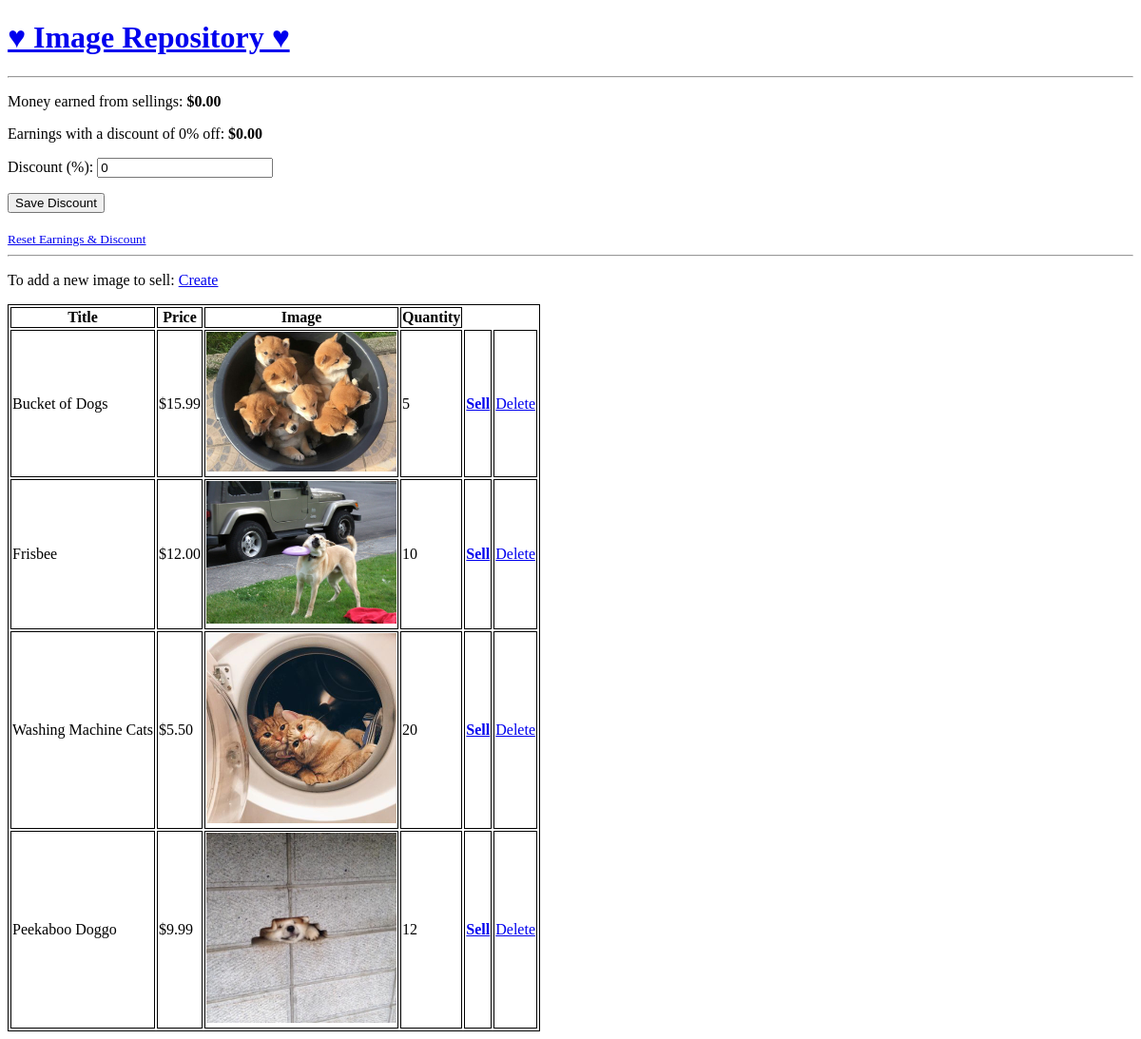
Before: / with the older database file.
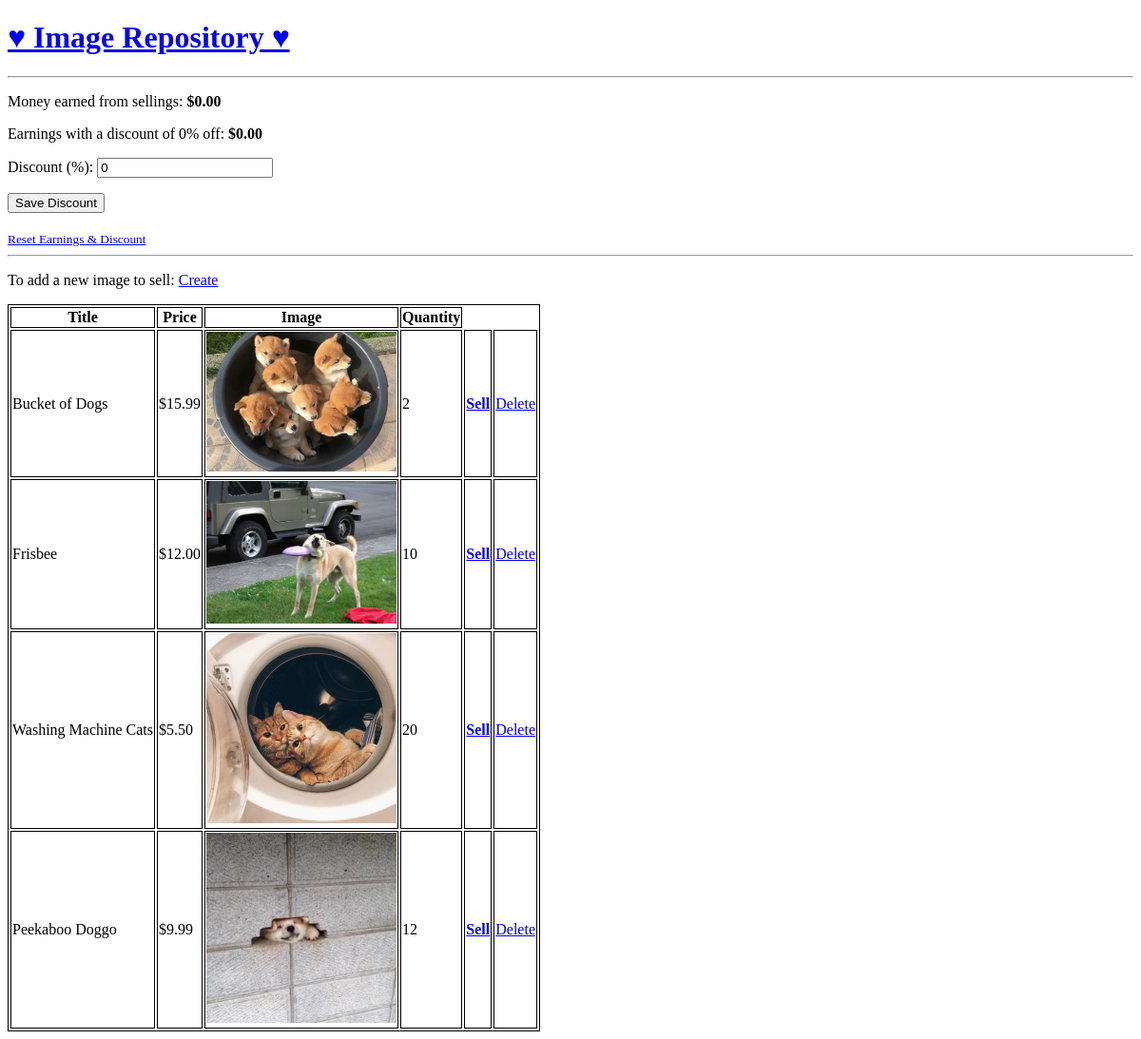
After: the same page with the newer database file.
### items/models.py (models this page shows)
class Money(models.Model):
    total = models.DecimalField(decimal_places=2, max_digits=100, default=0)
    discount = models.IntegerField(default=0)

class Images(models.Model):
    title = models.CharField(max_length=100)
    quantity = models.IntegerField()
    price = models.DecimalField(decimal_places=2, max_digits=100)
    image = models.ImageField(null=True, blank=True)
    @property
    def imageURL(self):
        try:
            url = './static' + self.image.url
        except:
            url = ''
        return url
    @property
    def get_delete_url(self):
        return f"/delete/{self.id}/"
    @property
    def get_sell_url(self):
        return f"/sell/{self.id}/"

### items/views.py (the view)
# urls.py: path('', home_view, name='home'),
def home_view(request):
    queryset = Images.objects.all()
    money = Money.objects.get(id=1)
    form = DiscountForm(request.POST or None, instance=money)
    discount_total = float(money.total) * (1 - (float(money.discount) * 0.01))
    if form.is_valid():
        form.save()
        return redirect(reverse('home'))
    context = {
        "object_list": queryset,
        "money": money,
        "discount_total": discount_total,
        "form": form
    }
    return render(request, "home.html", context)

### items/forms.py (shortened to what this page needs)
class DiscountForm(forms.ModelForm):
    discount = forms.IntegerField(
        label='Discount (%)'
    )
    class Meta:
        model = Money
        fields = [
            'discount'
        ]

### templates/home.html (shortened to what this page needs)
{% extends 'base.html' %}
{% load static %}
{% block content %}
<p>Money earned from sellings: <strong>${{ money.total }}</strong> </p>
<p>Earnings with a discount of {{ money.discount }}% off: <strong>${{ discount_total|floatformat:2 }}</strong> </p>
<form method='POST' action='.' enctype='multipart/form-data'>
    {{ form.as_p }}
    <input type='submit' value='Save Discount'>
</form>
<br>
<small><a href="{% url 'reset' %}">Reset Earnings & Discount</a></small>
<hr>
<p>To add a new image to sell: <a href="{% url 'create' %}">Create</a></p>
<table>
    <tr>
        <th>Title</th>
        <th>Price</th>
        <th>Image</th>
        <th>Quantity</th>
    </tr>
    {% for instance in object_list %}
    <tr>
        <td>{{ instance.title }}</td>
        <td>${{ instance.price }}</td>
        <td><img src="{{ instance.imageURL }}" style="width:200px"></td>
        <td>{{ instance.quantity }}</td>
        <td><strong><a href="{{ instance.get_sell_url }}">Sell</a></strong></td>
        <td><a href="{{ instance.get_delete_url }}">Delete</a></td>
    </tr>
    {% endfor %}
</table>
{% endblock %}

### templates/base.html (shortened to what this page needs)
<!DOCTYPE html>
<html>
    <head>
    </head>
    <h1><a href="{% url 'home' %}">&hearts; Image Repository &hearts;</a></h1>
    <hr>
    <body>
        {% block content %}
        {% endblock %}
    </body>
</html>

### templates/home.html (style rules this page uses)
table, th, td { border: 1px solid black; }

Changed rows visible on the page:
changed Images "Bucket of Dogs": quantity "5" → "2"
